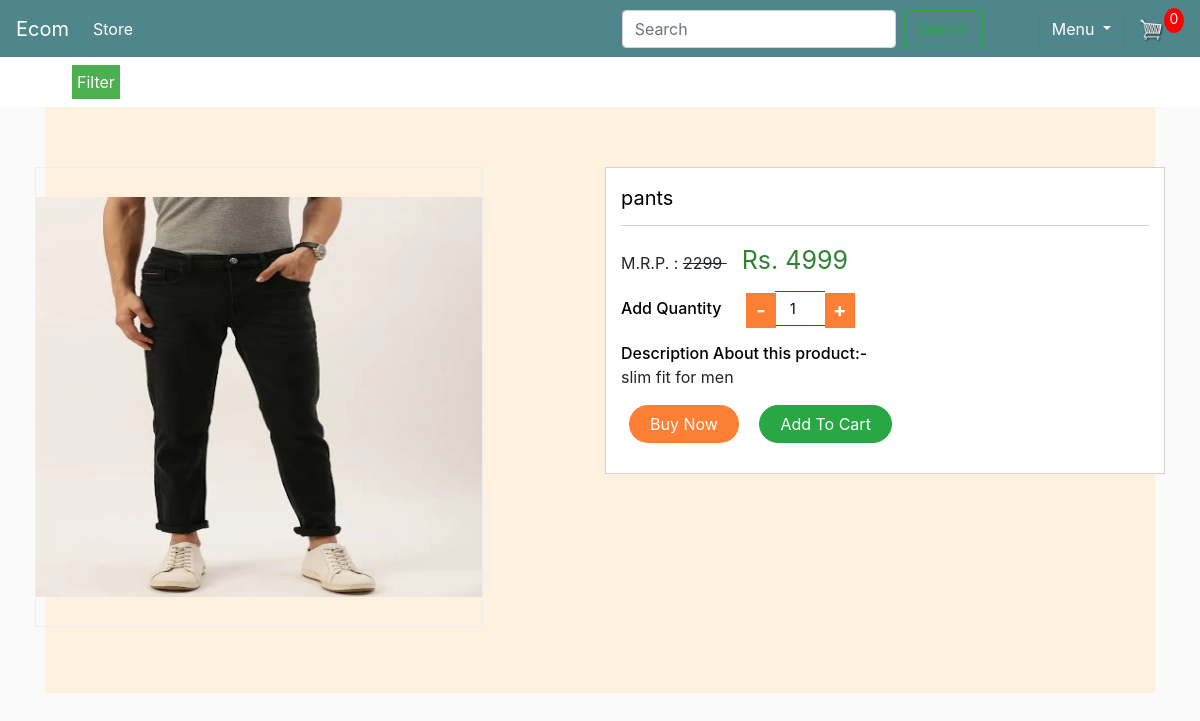
/pants/pants, run on the app's committed database.
### mainapp/models.py (models this page shows, shortened)
class Product(models.Model):
    product_name = models.CharField(max_length = 150, unique=True)
    product_desc = models.CharField(max_length = 250, unique=True)
    image = models.ImageField(upload_to='images/')
    price = models.IntegerField()
    stock = models.IntegerField()
    available = models.BooleanField(default=True)
    slug = models.SlugField(max_length = 250, unique=True)
    category = models.ForeignKey(ProductCategory, on_delete=models.CASCADE)

### mainapp/views.py (the view)
# urls.py: path('<slug:slug_url>/<slug:product_slug>', views.product_view, name='product_detail_view'),
def product_view(request, slug_url, product_slug):
    try:
        prod = Product.objects.get(category__slug=slug_url, slug=product_slug)
    except Exception as e:
        raise e
    return render(request, "product_view.html", {'prod': prod})

### cartapp/context_processors.py (called while the page is built)
def cart(request):
    return {'cart': Cart(request)}

### templates/product_view.html (shortened to what this page needs)
{% extends 'main.html' %}
{% load static %}
{% block content %}
<section id="services" class="services section-bg">
   <div class="row row-sm">
      <div class="col-md-6 _boxzoom">
         <div class="_product-images">
            <div class="picZoomer">
               {% if prod.image %}
               <img class="my_img" src="{{prod.image.url}}" style="height: 400px;">
               {% else %}
               <img class="my_img" src="" style="height: 400px;">
               {% endif %}
            </div>
         </div>
      </div>
      <div class="col-md-6">
         <div class="_product-detail-content">
            <p class="_p-name">{{ prod.product_name }}</p>
            <div class="_p-price-box">
               <div class="p-list">
                  <span> M.R.P. :  <del> 2299 </del> </span>
                  <span class="price"> Rs. {{ prod.price }} </span>
               </div>
               <div class="_p-add-cart">
                  <div class="_p-qty">
                     <span>Add Quantity</span>
                     <div class="value-button decrease_" id="" value="Decrease Value">-</div>
                     <input type="number" name="qty" id="number" value="1" />
                     <div class="value-button increase_" id="" value="Increase Value">+</div>
                  </div>
               </div>
               <div class="_p-features">
                  <span> Description About this product:- </span>
                  {{ prod.product_desc }}
               </div>
               <form action="" method="post" accept-charset="utf-8">
                  <div class="_p-qty-and-cart">
                     <div class="_p-add-cart">
                        <a class="btn-theme btn buy-btn" href="{% url 'checkout' %}">Buy Now</a>
                        <a class="btn-theme btn btn-success" href="{% url 'cart' %}">Add to Cart</a>
                     </div>
                  </div>
               </form>
            </div>
         </div>
      </div>
   </div>
   </div>
{% endblock content %}

### static/css/main.css (style rules this page uses)
body { background-color: hsl(0, 0%, 98%); }
.btn { border-radius: 0; }
.picZoomer { position: relative; }
.my_img { vertical-align: middle; position: absolute; top: 0; bottom: 0; margin: auto; height: 100%; }
.section-bg { background-color: #fff1e0; }
section { padding: 60px 0; }
.row-sm .col-md-6 { padding-left: 5px; padding-right: 5px; }
._boxzoom ._product-images { width: 80%; display: inline-block; }
._boxzoom ._product-images .picZoomer { width: 100%; }
._boxzoom ._product-images .picZoomer .picZoomer-pic-wp img { left: 0px; }
._boxzoom ._product-images .picZoomer img.my_img { width: 100%; }
._product-detail-content { background: #fff; padding: 15px; border: 1px solid lightgray; }
._product-detail-content p._p-name { color: black; font-size: 20px; border-bottom: 1px solid lightgray; padding-bottom: 12px; }
.p-list span { margin-right: 15px; }
.p-list span.price { font-size: 25px; color: #318234; }
._p-qty > span { color: black; margin-right: 15px; font-weight: 500; }
._p-qty .value-button { display: inline-flex; border: 0px solid #ddd; margin: 0px; width: 30px; height: 35px; justify-content: center; align-items: center; background: #fd7f34; -webkit-touch-callout: none; -webkit-user-select: none; -khtml-user-select: none; -moz-user-select: none; -ms-user-select: none; user-select: none; color: #fff; }
._p-qty .value-button { border: 0px solid #fe0000; height: 35px; font-size: 20px; font-weight: bold; }
._p-qty input#number { text-align: center; border: none; border-top: 1px solid #fe0000; border-bottom: 1px solid #fe0000; margin: 0px; width: 50px; height: 35px; font-size: 14px; box-sizing: border-box; }
._p-add-cart { margin-left: 0px; margin-bottom: 15px; }
.p-list { margin-bottom: 10px; }
._p-features > span { display: block; font-size: 16px; color: #000; font-weight: 500; }
._p-add-cart .buy-btn { background-color: #fd7f34; color: #fff; }
._p-add-cart .btn { text-transform: capitalize; padding: 6px 20px; border-radius: 52px; }
._p-add-cart .btn { margin: 0px 8px; }
._p-qty .decrease_ { position: relative; right: -5px; top: 3px; }
._p-qty .increase_ { position: relative; top: 3px; left: -5px; }

### data on the page
Product: image (picture), product_name "pants", price "4999", product_desc "slim fit for men"
